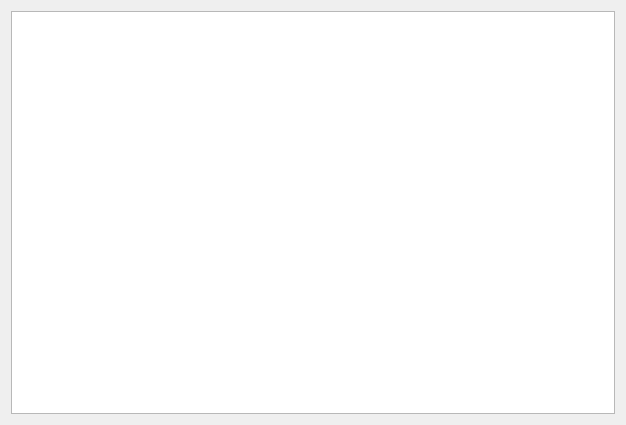
<?xml version="1.0" encoding="UTF-8"?>
<ui version="4.0">
 <class>Form</class>
 <widget class="QWidget" name="Form">
  <property name="geometry">
   <rect>
    <x>0</x>
    <y>0</y>
    <width>626</width>
    <height>425</height>
   </rect>
  </property>
  <property name="windowTitle">
   <string>Form</string>
  </property>
  <layout class="QHBoxLayout" name="horizontalLayout">
   <item>
    <widget class="QTextEdit" name="plainTextEdit"/>
   </item>
  </layout>
 </widget>
 <resources/>
 <connections/>
</ui>
